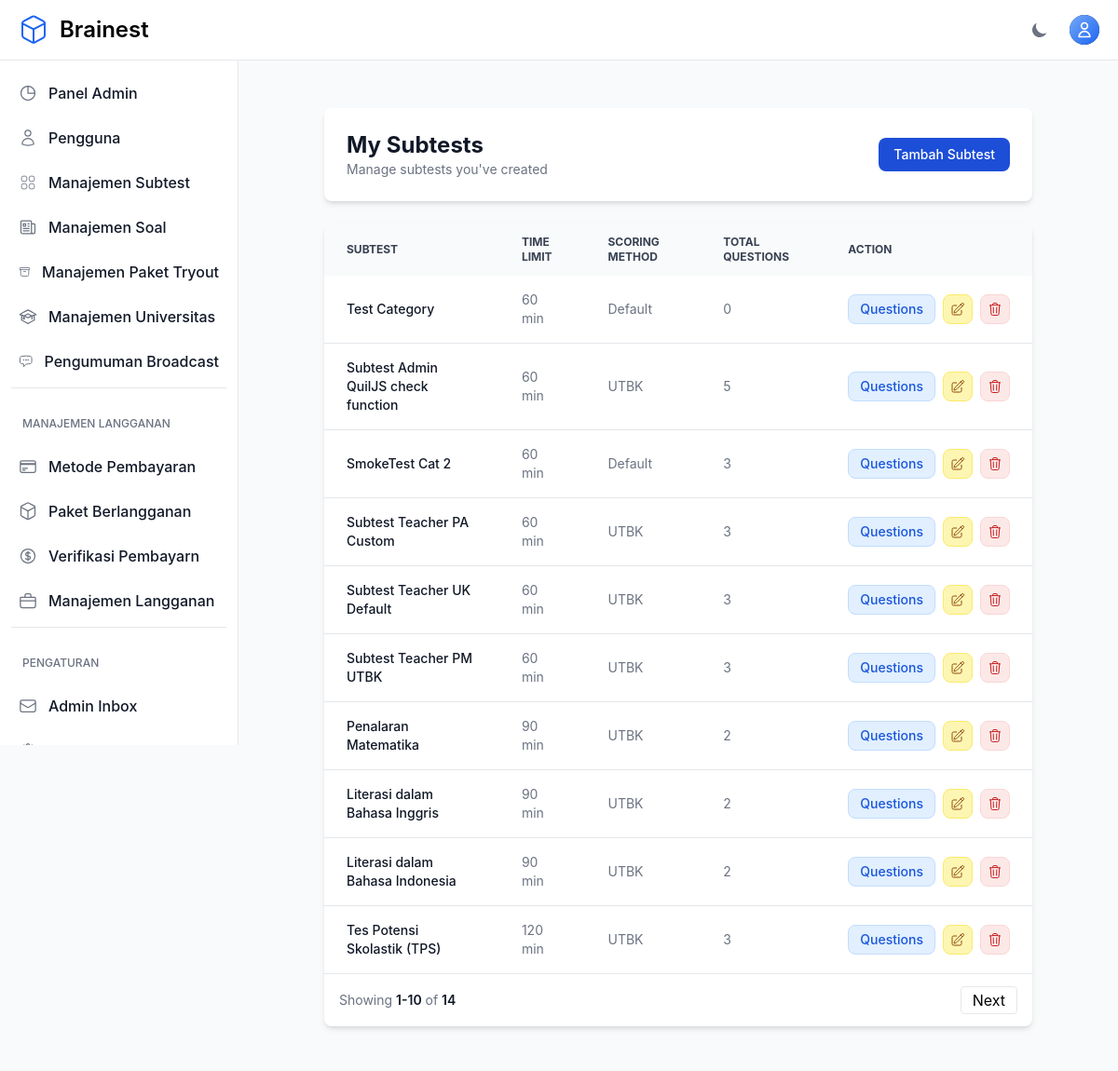
/teacher/categories/ (signed in), run on the app's committed database.
### otosapp/models.py (models this page shows, shortened)
class Category(models.Model):
    SCORING_METHODS = [
        ('default', 'Default'),
        ('custom', 'Custom'),
        ('utbk', 'UTBK'),
    ]
    category_name = models.CharField(max_length=200)
    time_limit = models.IntegerField(default=60, help_text="Time limit in minutes (default: 60 minutes)")
    scoring_method = models.CharField(max_length=10, choices=SCORING_METHODS, default='default')
    passing_score = models.FloatField(default=75.0, help_text="Minimum score required to pass (0-100)")
    release_date = models.DateTimeField(default=timezone.now, help_text="Tanggal rilis subtest ini")
    created_by = models.ForeignKey(
        User,
        on_delete=models.SET_NULL,
        null=True,
        blank=True,
        related_name='categories_created',
        help_text='Teacher who created this category'
    )
    teachers = models.ManyToManyField(
        User,
        related_name='teaching_categories',
        blank=True,
        help_text='Additional teachers assigned to this category'
    )

### otosapp/views.py (the view)
# urls.py: path('teacher/categories/', views.teacher_category_list, name='teacher_category_list'),
@login_required
@admin_or_teacher_required
def teacher_category_list(request):
    if request.user.is_admin():
        categories = Category.objects.all().order_by('-id')
    else:
        categories = Category.objects.filter(
            Q(created_by=request.user) | Q(teachers=request.user)
        ).distinct().order_by('-id')
    paginator = Paginator(categories, 10)
    page = request.GET.get('page')
    try:
        categories_page = paginator.page(page)
    except PageNotAnInteger:
        categories_page = paginator.page(1)
    except EmptyPage:
        categories_page = paginator.page(paginator.num_pages)
    return render(request, 'teacher/category_list.html', {'categories': categories_page, 'paginator': paginator})

### otosapp/models.py (called while the page is built)
    def is_admin(self):
        return self.role and self.role.role_name == 'Admin'

### otosapp/templates/teacher/category_list.html (shortened to what this page needs)
{% extends 'base.html' %}
{% block content %}
<section class="bg-gray-50 dark:bg-gray-900 p-3 sm:p-5 antialiased">
    <div class="mx-auto max-w-screen-xl px-4 lg:px-12">
        <div class="bg-white dark:bg-gray-800 relative shadow-md sm:rounded-lg overflow-hidden mb-6">
            <div class="p-6 flex items-center justify-between">
                <div>
                    <h1 class="text-2xl font-bold text-gray-900 dark:text-white">My Subtests</h1>
                    <p class="text-sm text-gray-500 dark:text-gray-400">Manage subtests you've created</p>
                </div>
                <div>
                    <a href="{% url 'teacher_category_create' %}" class="inline-flex items-center px-4 py-2 text-sm font-medium text-white bg-primary-700 rounded-lg hover:bg-primary-800">Tambah Subtest</a>
                </div>
            </div>
        </div>
        <div class="bg-white dark:bg-gray-800 relative shadow-md sm:rounded-lg overflow-hidden">
            <div class="overflow-x-auto">
                <table class="w-full text-sm text-left text-gray-500 dark:text-gray-400">
                    <thead class="text-xs text-gray-700 uppercase bg-gray-50 dark:bg-gray-700 dark:text-gray-400">
                        <tr>
                            <th class="px-6 py-3">Subtest</th>
                            <th class="px-6 py-3">Time Limit</th>
                            <th class="px-6 py-3">Scoring Method</th>
                            <th class="px-6 py-3">Total Questions</th>
                            <th class="px-6 py-3">Action</th>
                        </tr>
                    </thead>
                    <tbody>
                        {% for category in categories %}
                        <tr class="border-b dark:border-gray-700 hover:bg-gray-50 dark:hover:bg-gray-700 transition-colors">
                            <td class="px-6 py-4 font-medium text-gray-900 dark:text-white">{{ category.category_name }}</td>
                            <td class="px-6 py-4">{{ category.time_limit }} min</td>
                            <td class="px-6 py-4">{{ category.get_scoring_method_display }}</td>
                            <td class="px-6 py-4">{{ category.question_set.count }}</td>
                            <td class="px-6 py-4">
                                <div class="flex items-center space-x-2">
                                    <a href="{% url 'teacher_question_list' category.id %}" class="flex items-center justify-center px-3 h-8 text-sm font-medium text-blue-700 bg-blue-100 border border-blue-200 rounded-lg hover:bg-blue-200 dark:bg-blue-900 dark:text-blue-300 dark:border-blue-700 dark:hover:bg-blue-800" title="Questions">Questions</a>
                                    <a href="{% url 'teacher_category_update' category.id %}" class="flex items-center justify-center w-8 h-8 text-sm font-medium text-yellow-700 bg-yellow-100 border border-yellow-200 rounded-lg hover:bg-yellow-200 dark:bg-yellow-900 dark:text-yellow-300 dark:border-yellow-700 dark:hover:bg-yellow-800" title="Edit">
                                    </a>
                                    <button type="button"
                                            data-modal-target="deleteModal"
                                            data-modal-toggle="deleteModal"
                                            data-category-id="{{ category.id }}"
                                            data-question-count="{{ category.question_set.count }}"
                                            class="flex items-center justify-center w-8 h-8 text-sm font-medium text-red-700 bg-red-100 border border-red-200 rounded-lg hover:bg-red-200 dark:bg-red-900 dark:text-red-300 dark:border-red-700 dark:hover:bg-red-800"
                                            title="Delete">
                                    </button>
                                </div>
                            </td>
                        </tr>
                        {% endfor %}
                    </tbody>
                </table>
            </div>
            <nav class="flex flex-col md:flex-row justify-between items-start md:items-center space-y-3 md:space-y-0 p-4">
                <span class="text-sm font-normal text-gray-500 dark:text-gray-400">
                    Showing
                    <span class="font-semibold text-gray-900 dark:text-white">{{ categories.start_index }}-{{ categories.end_index }}</span>
                    of
                    <span class="font-semibold text-gray-900 dark:text-white">{{ categories.paginator.count }}</span>
                </span>
                <div>
                    {% if categories.has_next %}
                        <a href="?page={{ categories.next_page_number }}" class="px-3 py-1 border rounded">Next</a>
                    {% endif %}
                </div>
            </nav>
        </div>
    </div>
</section>
{% endblock %}

### data on the page
Category: category_name "Test Category", time_limit "60", scoring_method "Default", question_set.count "0"
Category: category_name "Subtest Admin QuilJS check function", time_limit "60", scoring_method "UTBK", question_set.count "5"
Category: category_name "SmokeTest Cat 2", time_limit "60", scoring_method "Default", question_set.count "3"
Category: category_name "Subtest Teacher PA Custom", time_limit "60", scoring_method "UTBK", question_set.count "3"
Category: category_name "Subtest Teacher UK Default", time_limit "60", scoring_method "UTBK", question_set.count "3"
Category: category_name "Subtest Teacher PM UTBK", time_limit "60", scoring_method "UTBK", question_set.count "3"
Category: category_name "Penalaran Matematika", time_limit "90", scoring_method "UTBK", question_set.count "2"
Category: category_name "Literasi dalam Bahasa Inggris", time_limit "90", scoring_method "UTBK", question_set.count "2"
Category: category_name "Literasi dalam Bahasa Indonesia", time_limit "90", scoring_method "UTBK", question_set.count "2"
Category: category_name "Tes Potensi Skolastik (TPS)", time_limit "120", scoring_method "UTBK", question_set.count "3"

### other printed values
{{ categories.start_index }} "1"
{{ categories.end_index }} "10"
{{ categories.paginator.count }} "14"
